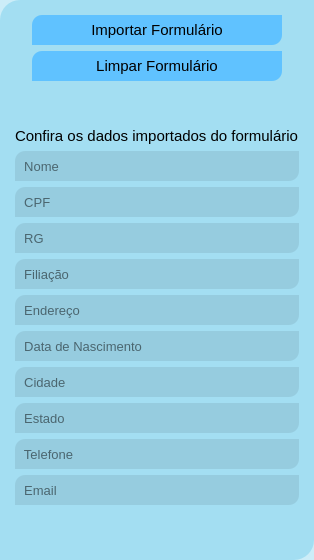
                     <widget class="QFrame" name="frame_13">
                      <property name="sizePolicy">
                       <sizepolicy hsizetype="Preferred" vsizetype="Preferred">
                        <horstretch>0</horstretch>
                        <verstretch>0</verstretch>
                       </sizepolicy>
                      </property>
                      <property name="maximumSize">
                       <size>
                        <width>16777215</width>
                        <height>16777215</height>
                       </size>
                      </property>
                      <property name="accessibleDescription">
                       <string>Campo de Importação e extração de Dados de Formulário</string>
                      </property>
                      <property name="styleSheet">
                       <string notr="true">QFrame{
	background-color: rgba(0, 164, 218, 0.2);
	border-top-left-radius: 20px;
	border-bottom-right-radius: 20px;
}

</string>
                      </property>
                      <property name="frameShape">
                       <enum>QFrame::StyledPanel</enum>
                      </property>
                      <property name="frameShadow">
                       <enum>QFrame::Raised</enum>
                      </property>
                      <layout class="QVBoxLayout" name="verticalLayout_18">
                       <property name="leftMargin">
                        <number>15</number>
                       </property>
                       <property name="topMargin">
                        <number>15</number>
                       </property>
                       <property name="rightMargin">
                        <number>15</number>
                       </property>
                       <property name="bottomMargin">
                        <number>15</number>
                       </property>
                       <item alignment="Qt::AlignHCenter">
                        <widget class="QPushButton" name="btn_carregar_formulario">
                         <property name="sizePolicy">
                          <sizepolicy hsizetype="Fixed" vsizetype="Fixed">
                           <horstretch>0</horstretch>
                           <verstretch>0</verstretch>
                          </sizepolicy>
                         </property>
                         <property name="minimumSize">
                          <size>
                           <width>250</width>
                           <height>30</height>
                          </size>
                         </property>
                         <property name="maximumSize">
                          <size>
                           <width>200</width>
                           <height>16777215</height>
                          </size>
                         </property>
                         <property name="cursor">
                          <cursorShape>PointingHandCursor</cursorShape>
                         </property>
                         <property name="toolTip">
                          <string>Importar Formulário</string>
                         </property>
                         <property name="accessibleDescription">
                          <string>Botão de Importar Formulário</string>
                         </property>
                         <property name="styleSheet">
                          <string notr="true">
QPushButton:hover{
	color: rgb(255, 255, 255);
	
	background-color: rgb(0, 170, 255);
}
QPushButton {
	
	background-color: rgb(96, 194, 255);
	border-top-left-radius: 10px;
	border-bottom-right-radius: 10px;
	font-family: Arial, sans-serif;
	font-size: 11pt;
}
</string>
                         </property>
                         <property name="text">
                          <string>Importar Formulário</string>
                         </property>
                         <property name="icon">
                          <iconset resource="icons.qrc">
                           <normaloff>:/icons/icons/import.png</normaloff>:/icons/icons/import.png</iconset>
                         </property>
                        </widget>
                       </item>
                       <item alignment="Qt::AlignHCenter">
                        <widget class="QPushButton" name="btn_limpar_formulario">
                         <property name="minimumSize">
                          <size>
                           <width>250</width>
                           <height>30</height>
                          </size>
                         </property>
                         <property name="maximumSize">
                          <size>
                           <width>200</width>
                           <height>16777215</height>
                          </size>
                         </property>
                         <property name="cursor">
                          <cursorShape>PointingHandCursor</cursorShape>
                         </property>
                         <property name="toolTip">
                          <string>Limpar Formulário</string>
                         </property>
                         <property name="accessibleDescription">
                          <string>Botão de limpar campos do formulário</string>
                         </property>
                         <property name="styleSheet">
                          <string notr="true">
QPushButton:hover{
	color: rgb(255, 255, 255);
	
	background-color: rgb(255, 75, 75);
	
}
QPushButton {
	
	background-color: rgb(96, 194, 255);
	border-top-left-radius: 10px;
	border-bottom-right-radius: 10px;
	font-family: Arial, sans-serif;
	font-size: 11pt;
}</string>
                         </property>
                         <property name="text">
                          <string>Limpar Formulário</string>
                         </property>
                         <property name="icon">
                          <iconset resource="icons.qrc">
                           <normaloff>:/icons/icons/delete.png</normaloff>:/icons/icons/delete.png</iconset>
                         </property>
                        </widget>
                       </item>
                       <item>
                        <spacer name="verticalSpacer_11">
                         <property name="orientation">
                          <enum>Qt::Vertical</enum>
                         </property>
                         <property name="sizeHint" stdset="0">
                          <size>
                           <width>20</width>
                           <height>40</height>
                          </size>
                         </property>
                        </spacer>
                       </item>
                       <item alignment="Qt::AlignHCenter|Qt::AlignBottom">
                        <widget class="QLabel" name="label_6">
                         <property name="accessibleDescription">
                          <string>Texto informativo que diz: Confira os dados importados do formulário</string>
                         </property>
                         <property name="styleSheet">
                          <string notr="true">QLabel{
	background-color: transparent;
	border: 0px;
	font-family: Arial, sans-serif;
	font-size: 11pt;
}</string>
                         </property>
                         <property name="text">
                          <string>Confira os dados importados do formulário</string>
                         </property>
                        </widget>
                       </item>
                       <item>
                        <widget class="QLineEdit" name="txt_cadastro_nome">
                         <property name="minimumSize">
                          <size>
                           <width>0</width>
                           <height>30</height>
                          </size>
                         </property>
                         <property name="toolTip">
                          <string>Nome</string>
                         </property>
                         <property name="accessibleDescription">
                          <string>Campo para preenchimento do Nome Completo do Cliente</string>
                         </property>
                         <property name="styleSheet">
                          <string notr="true">QLineEdit{
	background-color: rgba(0, 0, 0, 20);
	border-top-left-radius: 10px;
	border-bottom-right-radius: 10px;
	font-family: Arial, sans-serif;
	font-size: 10pt;
}</string>
                         </property>
                         <property name="placeholderText">
                          <string>  Nome</string>
                         </property>
                        </widget>
                       </item>
                       <item>
                        <widget class="QLineEdit" name="txt_cadastro_cpf">
                         <property name="minimumSize">
                          <size>
                           <width>0</width>
                           <height>30</height>
                          </size>
                         </property>
                         <property name="toolTip">
                          <string>CPF</string>
                         </property>
                         <property name="accessibleDescription">
                          <string>Campo para preenchimento do CPF do Cliente</string>
                         </property>
                         <property name="styleSheet">
                          <string notr="true">QLineEdit{
	background-color: rgba(0, 0, 0, 20);
	border-top-left-radius: 10px;
	border-bottom-right-radius: 10px;
	font-family: Arial, sans-serif;
	font-size: 10pt;
}</string>
                         </property>
                         <property name="placeholderText">
                          <string>  CPF</string>
                         </property>
                        </widget>
                       </item>
                       <item>
                        <widget class="QLineEdit" name="txt_cadastro_rg">
                         <property name="minimumSize">
                          <size>
                           <width>0</width>
                           <height>30</height>
                          </size>
                         </property>
                         <property name="toolTip">
                          <string>RG</string>
                         </property>
                         <property name="accessibleDescription">
                          <string>Campo para preenchimento do RG do Cliente</string>
                         </property>
                         <property name="styleSheet">
                          <string notr="true">QLineEdit{
	background-color: rgba(0, 0, 0, 20);
	border-top-left-radius: 10px;
	border-bottom-right-radius: 10px;
	font-family: Arial, sans-serif;
	font-size: 10pt;
}</string>
                         </property>
                         <property name="placeholderText">
                          <string>  RG</string>
                         </property>
                        </widget>
                       </item>
                       <item>
                        <widget class="QLineEdit" name="txt_cadastro_filiacao">
                         <property name="minimumSize">
                          <size>
                           <width>0</width>
                           <height>30</height>
                          </size>
                         </property>
                         <property name="toolTip">
                          <string>Filiação</string>
                         </property>
                         <property name="accessibleDescription">
                          <string>Campo para preenchimento da Filiação do Cliente</string>
                         </property>
                         <property name="styleSheet">
                          <string notr="true">QLineEdit{
	background-color: rgba(0, 0, 0, 20);
	border-top-left-radius: 10px;
	border-bottom-right-radius: 10px;
	font-family: Arial, sans-serif;
	font-size: 10pt;
}</string>
                         </property>
                         <property name="placeholderText">
                          <string>  Filiação</string>
                         </property>
                        </widget>
                       </item>
                       <item>
                        <widget class="QLineEdit" name="txt_cadastro_endereco">
                         <property name="minimumSize">
                          <size>
                           <width>0</width>
                           <height>30</height>
                          </size>
                         </property>
                         <property name="toolTip">
                          <string>Endereço</string>
                         </property>
                         <property name="accessibleDescription">
                          <string>Campo para preenchimento do Endereço do Cliente</string>
                         </property>
                         <property name="styleSheet">
                          <string notr="true">QLineEdit{
	background-color: rgba(0, 0, 0, 20);
	border-top-left-radius: 10px;
	border-bottom-right-radius: 10px;
	font-family: Arial, sans-serif;
	font-size: 10pt;
}</string>
                         </property>
                         <property name="placeholderText">
                          <string>  Endereço</string>
                         </property>
                        </widget>
                       </item>
                       <item>
                        <widget class="QLineEdit" name="txt_cadastro_nascimento">
                         <property name="minimumSize">
                          <size>
                           <width>0</width>
                           <height>30</height>
                          </size>
                         </property>
                         <property name="toolTip">
                          <string>Data de Nascimento</string>
                         </property>
                         <property name="accessibleDescription">
                          <string>Campo para preenchimento da Data de Nascimento do Cliente</string>
                         </property>
                         <property name="styleSheet">
                          <string notr="true">QLineEdit{
	background-color: rgba(0, 0, 0, 20);
	border-top-left-radius: 10px;
	border-bottom-right-radius: 10px;
	font-family: Arial, sans-serif;
	font-size: 10pt;
}</string>
                         </property>
                         <property name="placeholderText">
                          <string>  Data de Nascimento</string>
                         </property>
                        </widget>
                       </item>
                       <item>
                        <widget class="QLineEdit" name="txt_cadastro_cidade">
                         <property name="minimumSize">
                          <size>
                           <width>0</width>
                           <height>30</height>
                          </size>
                         </property>
                         <property name="toolTip">
                          <string>Cidade</string>
                         </property>
                         <property name="accessibleDescription">
                          <string>Campo para preenchimento da Cidade do Cliente</string>
                         </property>
                         <property name="styleSheet">
                          <string notr="true">QLineEdit{
	background-color: rgba(0, 0, 0, 20);
	border-top-left-radius: 10px;
	border-bottom-right-radius: 10px;
	font-family: Arial, sans-serif;
	font-size: 10pt;
}</string>
                         </property>
                         <property name="placeholderText">
                          <string>  Cidade</string>
                         </property>
                        </widget>
                       </item>
                       <item>
                        <widget class="QLineEdit" name="txt_cadastro_estado">
                         <property name="minimumSize">
                          <size>
                           <width>0</width>
                           <height>30</height>
                          </size>
                         </property>
                         <property name="toolTip">
                          <string>Estado</string>
                         </property>
                         <property name="accessibleDescription">
                          <string>Campo para preenchimento do Estado do Cliente</string>
                         </property>
                         <property name="styleSheet">
                          <string notr="true">QLineEdit{
	background-color: rgba(0, 0, 0, 20);
	border-top-left-radius: 10px;
	border-bottom-right-radius: 10px;
	font-family: Arial, sans-serif;
	font-size: 10pt;
}</string>
                         </property>
                         <property name="placeholderText">
                          <string>  Estado</string>
                         </property>
                        </widget>
                       </item>
                       <item>
                        <widget class="QLineEdit" name="txt_cadastro_telefone">
                         <property name="minimumSize">
                          <size>
                           <width>0</width>
                           <height>30</height>
                          </size>
                         </property>
                         <property name="toolTip">
                          <string>Telefone</string>
                         </property>
                         <property name="accessibleDescription">
                          <string>Campo para preenchimento do Telefone do Cliente</string>
                         </property>
                         <property name="styleSheet">
                          <string notr="true">QLineEdit{
	background-color: rgba(0, 0, 0, 20);
	border-top-left-radius: 10px;
	border-bottom-right-radius: 10px;
	font-family: Arial, sans-serif;
	font-size: 10pt;
}</string>
                         </property>
                         <property name="placeholderText">
                          <string>  Telefone</string>
                         </property>
                        </widget>
                       </item>
                       <item>
                        <widget class="QLineEdit" name="txt_cadastro_email">
                         <property name="minimumSize">
                          <size>
                           <width>0</width>
                           <height>30</height>
                          </size>
                         </property>
                         <property name="toolTip">
                          <string>Email</string>
                         </property>
                         <property name="accessibleDescription">
                          <string>Campo para preenchimento do Email do Cliente</string>
                         </property>
                         <property name="styleSheet">
                          <string notr="true">QLineEdit{
	background-color: rgba(0, 0, 0, 20);
	border-top-left-radius: 10px;
	border-bottom-right-radius: 10px;
	font-family: Arial, sans-serif;
	font-size: 10pt;
}</string>
                         </property>
                         <property name="placeholderText">
                          <string>  Email</string>
                         </property>
                        </widget>
                       </item>
                       <item>
                        <spacer name="verticalSpacer_10">
                         <property name="orientation">
                          <enum>Qt::Vertical</enum>
                         </property>
                         <property name="sizeHint" stdset="0">
                          <size>
                           <width>20</width>
                           <height>40</height>
                          </size>
                         </property>
                        </spacer>
                       </item>
                      </layout>
                     </widget>
